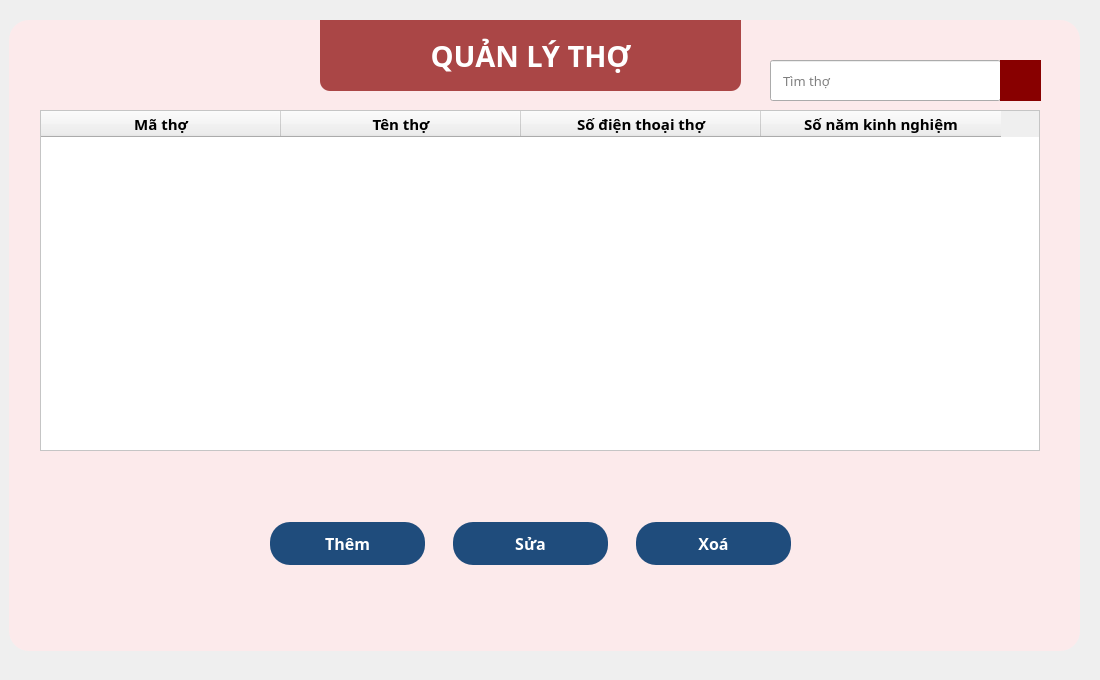
       <widget class="QWidget" name="tho_page">
        <property name="styleSheet">
         <string notr="true">QPushButton{
	padding: 10 0 10 0;
	border-radius: 20;
	color: rgb(255, 255, 255);
	background-color: rgb(31, 76, 124);
}
QPushButton:hover{
	background-color: rgb(46, 123, 175);
}
QPushButton:pressed{
	background-color: rgb(10, 158, 69);
}
</string>
        </property>
        <widget class="QWidget" name="widget_23" native="true">
         <property name="geometry">
          <rect>
           <x>9</x>
           <y>20</y>
           <width>1071</width>
           <height>631</height>
          </rect>
         </property>
         <property name="styleSheet">
          <string notr="true">background-color: rgba(255, 233, 234, 83%);
border-radius: 20px;</string>
         </property>
        </widget>
        <widget class="QWidget" name="layoutWidget_15">
         <property name="geometry">
          <rect>
           <x>260</x>
           <y>510</y>
           <width>541</width>
           <height>67</height>
          </rect>
         </property>
         <layout class="QHBoxLayout" name="horizontalLayout_11">
          <property name="spacing">
           <number>28</number>
          </property>
          <property name="leftMargin">
           <number>10</number>
          </property>
          <property name="topMargin">
           <number>10</number>
          </property>
          <property name="rightMargin">
           <number>10</number>
          </property>
          <property name="bottomMargin">
           <number>10</number>
          </property>
          <item>
           <widget class="QPushButton" name="them_tho_btn">
            <property name="minimumSize">
             <size>
              <width>0</width>
              <height>0</height>
             </size>
            </property>
            <property name="font">
             <font>
              <family>Noto Sans</family>
              <pointsize>12</pointsize>
              <weight>75</weight>
              <bold>true</bold>
             </font>
            </property>
            <property name="styleSheet">
             <string notr="true"/>
            </property>
            <property name="text">
             <string>Thêm</string>
            </property>
           </widget>
          </item>
          <item>
           <widget class="QPushButton" name="sua_tho_btn">
            <property name="minimumSize">
             <size>
              <width>0</width>
              <height>0</height>
             </size>
            </property>
            <property name="font">
             <font>
              <family>Noto Sans</family>
              <pointsize>12</pointsize>
              <weight>75</weight>
              <bold>true</bold>
             </font>
            </property>
            <property name="styleSheet">
             <string notr="true"/>
            </property>
            <property name="text">
             <string>Sửa</string>
            </property>
           </widget>
          </item>
          <item>
           <widget class="QPushButton" name="xoa_tho_btn">
            <property name="minimumSize">
             <size>
              <width>0</width>
              <height>0</height>
             </size>
            </property>
            <property name="font">
             <font>
              <family>Noto Sans</family>
              <pointsize>12</pointsize>
              <weight>75</weight>
              <bold>true</bold>
             </font>
            </property>
            <property name="styleSheet">
             <string notr="true"/>
            </property>
            <property name="text">
             <string>Xoá</string>
            </property>
           </widget>
          </item>
         </layout>
        </widget>
        <widget class="QTableWidget" name="ds_tho_tablewidget">
         <property name="geometry">
          <rect>
           <x>40</x>
           <y>110</y>
           <width>1000</width>
           <height>341</height>
          </rect>
         </property>
         <property name="minimumSize">
          <size>
           <width>1000</width>
           <height>0</height>
          </size>
         </property>
         <property name="maximumSize">
          <size>
           <width>1000</width>
           <height>16777215</height>
          </size>
         </property>
         <property name="baseSize">
          <size>
           <width>600</width>
           <height>0</height>
          </size>
         </property>
         <property name="font">
          <font>
           <family>Noto Sans</family>
           <italic>false</italic>
          </font>
         </property>
         <property name="styleSheet">
          <string notr="true">QTableWidget{
background-color: rgb(255, 255, 255);
}</string>
         </property>
         <property name="editTriggers">
          <set>QAbstractItemView::SelectedClicked</set>
         </property>
         <property name="alternatingRowColors">
          <bool>true</bool>
         </property>
         <property name="textElideMode">
          <enum>Qt::ElideMiddle</enum>
         </property>
         <attribute name="horizontalHeaderDefaultSectionSize">
          <number>240</number>
         </attribute>
         <attribute name="horizontalHeaderHighlightSections">
          <bool>true</bool>
         </attribute>
         <attribute name="horizontalHeaderMinimumSectionSize">
          <number>100</number>
         </attribute>
         <attribute name="verticalHeaderDefaultSectionSize">
          <number>30</number>
         </attribute>
         <attribute name="verticalHeaderMinimumSectionSize">
          <number>30</number>
         </attribute>
         <column>
          <property name="text">
           <string>Mã thợ</string>
          </property>
          <property name="font">
           <font>
            <family>Noto Sans</family>
            <pointsize>11</pointsize>
            <weight>75</weight>
            <italic>false</italic>
            <bold>true</bold>
           </font>
          </property>
          <property name="textAlignment">
           <set>AlignCenter</set>
          </property>
         </column>
         <column>
          <property name="text">
           <string>Tên thợ</string>
          </property>
          <property name="font">
           <font>
            <family>Noto Sans</family>
            <pointsize>11</pointsize>
            <weight>75</weight>
            <italic>false</italic>
            <bold>true</bold>
           </font>
          </property>
          <property name="textAlignment">
           <set>AlignCenter</set>
          </property>
         </column>
         <column>
          <property name="text">
           <string>Số điện thoại thợ</string>
          </property>
          <property name="font">
           <font>
            <family>Noto Sans</family>
            <pointsize>11</pointsize>
            <weight>75</weight>
            <bold>true</bold>
           </font>
          </property>
          <property name="textAlignment">
           <set>AlignCenter</set>
          </property>
         </column>
         <column>
          <property name="text">
           <string>Số năm kinh nghiệm</string>
          </property>
          <property name="font">
           <font>
            <family>Noto Sans</family>
            <pointsize>11</pointsize>
            <weight>75</weight>
            <bold>true</bold>
           </font>
          </property>
          <property name="textAlignment">
           <set>AlignCenter</set>
          </property>
         </column>
        </widget>
        <widget class="QWidget" name="widget_24" native="true">
         <property name="geometry">
          <rect>
           <x>0</x>
           <y>0</y>
           <width>1091</width>
           <height>671</height>
          </rect>
         </property>
         <property name="styleSheet">
          <string notr="true">border-image: url(:/img/Barbershop/background.png);</string>
         </property>
        </widget>
        <widget class="QLabel" name="label_53">
         <property name="geometry">
          <rect>
           <x>320</x>
           <y>20</y>
           <width>421</width>
           <height>71</height>
          </rect>
         </property>
         <property name="font">
          <font>
           <family>Noto Sans</family>
           <pointsize>22</pointsize>
           <weight>75</weight>
           <bold>true</bold>
          </font>
         </property>
         <property name="styleSheet">
          <string notr="true">color: rgb(255, 255, 255);
background-color: rgba(136, 0, 0, 70%);
border-radius: 0px;
border-bottom-left-radius: 10px;
border-bottom-right-radius: 10px;</string>
         </property>
         <property name="text">
          <string>QUẢN LÝ THỢ</string>
         </property>
         <property name="alignment">
          <set>Qt::AlignCenter</set>
         </property>
        </widget>
        <widget class="QLineEdit" name="tim_tho_tbx">
         <property name="geometry">
          <rect>
           <x>770</x>
           <y>60</y>
           <width>231</width>
           <height>41</height>
          </rect>
         </property>
         <property name="font">
          <font>
           <family>Noto Sans</family>
           <pointsize>10</pointsize>
          </font>
         </property>
         <property name="styleSheet">
          <string notr="true">QLineEdit{
	padding-left: 10px;
}

QLineEdit::hover{
	border: 0.5px solid brown;
}</string>
         </property>
         <property name="placeholderText">
          <string>Tìm thợ</string>
         </property>
        </widget>
        <widget class="QPushButton" name="tim_tho_btn">
         <property name="geometry">
          <rect>
           <x>1000</x>
           <y>60</y>
           <width>41</width>
           <height>41</height>
          </rect>
         </property>
         <property name="styleSheet">
          <string notr="true">QPushButton{
	border-radius: 0;
	background-color: rgb(136, 0, 0);
}
QPushButton::hover{
	border: 0.5px solid brown;
	background-color: rgb(171, 0, 0);
}</string>
         </property>
         <property name="text">
          <string/>
         </property>
         <property name="icon">
          <iconset resource="bg_img.qrc">
           <normaloff>:/img/search.png</normaloff>:/img/search.png</iconset>
         </property>
        </widget>
        <zorder>widget_24</zorder>
        <zorder>widget_23</zorder>
        <zorder>layoutWidget_15</zorder>
        <zorder>ds_tho_tablewidget</zorder>
        <zorder>label_53</zorder>
        <zorder>tim_tho_tbx</zorder>
        <zorder>tim_tho_btn</zorder>
       </widget>
